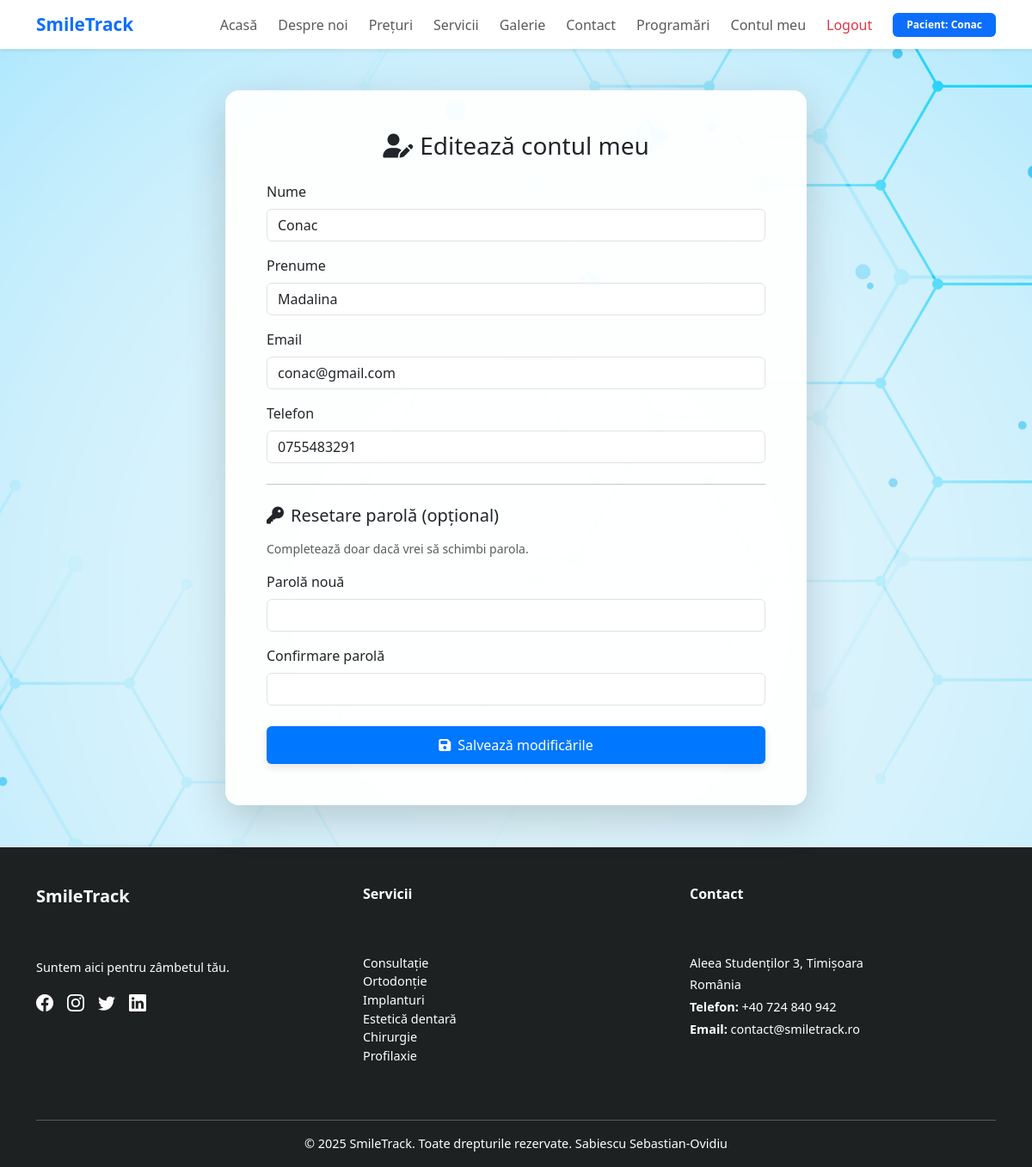
Screenshot of /dashboard/pacient/editare_cont.php (signed in) with the database file from the repository.
### tables this page shows
CREATE TABLE IF NOT EXISTS `utilizatori` (
  `id` int NOT NULL AUTO_INCREMENT,
  `nume` varchar(100) NOT NULL,
  `prenume` varchar(100) NOT NULL,
  `email` varchar(150) NOT NULL,
  `telefon` varchar(20) DEFAULT NULL,
  `parola` varchar(255) NOT NULL,
  `rol` enum('pacient','medic','admin') NOT NULL DEFAULT 'pacient',
  `data_inregistrare` timestamp NULL DEFAULT CURRENT_TIMESTAMP,
  PRIMARY KEY (`id`),
  UNIQUE KEY `email` (`email`)
);

### dashboard/pacient/editare_cont.php (the view, shortened to what this page needs)
<?php
require_once("../../config/db.php");
$id = $_SESSION["user_id"];
$stmt = $conn->prepare("SELECT * FROM utilizatori WHERE id = ?");
$stmt->bind_param("i", $id);
$stmt->execute();
$rez = $stmt->get_result();
$user = $rez->fetch_assoc();
?>
<?php include("../../includes/header.php"); ?>
<?php include("../../includes/navbar.php"); ?>
<link rel="stylesheet" href="https://cdnjs.cloudflare.com/ajax/libs/font-awesome/6.5.0/css/all.min.css">
<div class="container mt-5 mb-5" style="max-width: 700px;">
    <div class="card shadow-lg border-0 rounded-4">
        <div class="card-body p-5">
            <h3 class="mb-4 text-center"><i class="fas fa-user-edit me-2"></i>Editează contul meu</h3>
            <form method="post">
                <div class="mb-3">
                    <label class="form-label">Nume</label>
                    <input type="text" name="nume" class="form-control" value="<?= htmlspecialchars($user['nume']) ?>" required>
                </div>
                <div class="mb-3">
                    <label class="form-label">Prenume</label>
                    <input type="text" name="prenume" class="form-control" value="<?= htmlspecialchars($user['prenume']) ?>" required>
                </div>
                <div class="mb-3">
                    <label class="form-label">Email</label>
                    <input type="email" name="email" class="form-control" value="<?= htmlspecialchars($user['email']) ?>" required>
                </div>
                <div class="mb-4">
                    <label class="form-label">Telefon</label>
                    <input type="text" name="telefon" class="form-control" value="<?= htmlspecialchars($user['telefon']) ?>" required>
                </div>
                <hr class="my-4">
                <h5 class="mb-3"><i class="fas fa-key me-2"></i>Resetare parolă (opțional)</h5>
                <p class="text-muted small mb-3">Completează doar dacă vrei să schimbi parola.</p>
                <div class="mb-3">
                    <label class="form-label">Parolă nouă</label>
                    <input type="password" name="parola" class="form-control">
                </div>
                <div class="mb-4">
                    <label class="form-label">Confirmare parolă</label>
                    <input type="password" name="confirmare" class="form-control">
                </div>
                <button type="submit" class="btn btn-primary w-100">
                    <i class="fas fa-save me-2"></i>Salvează modificările
                </button>
            </form>
        </div>
    </div>
</div>
<?php include("../../includes/footer.php"); ?>

### assets/css/style.css (style rules this page uses)
body { font-family: 'Segoe UI', sans-serif; background: linear-gradient(to right top, #f0f8ff, #e6f0ff); background-attachment: fixed; margin: 0; padding: 0; color: #333; }
.card { border-radius: 20px; box-shadow: 0 10px 30px rgba(0, 0, 0, 0.1); transition: transform 0.3s ease, box-shadow 0.3s ease; }
.btn-primary { background-color: #0077ff !important; border: none; padding: 10px 20px; font-weight: 500; box-shadow: 0 4px 10px rgba(0,0,0,0.1); }

### includes/header.php (style rules this page uses)
body { background: linear-gradient(to bottom right, #f9fafb, #eef2f3); min-height: 100vh; }

### dashboard/pacient/editare_cont.php (style rules this page uses)
body { background: url('/SmileTrack/assets/images/wpimg.jpg') no-repeat center center fixed; background-size: cover; }
.card { background-color: rgba(255, 255, 255, 0.95); }

### rows the page displays
utilizatori: nume "Conac", prenume "Madalina", email "conac@gmail.com", telefon "0755483291"

### other values shown
$rol "Pacient"
$nume "Conac"
